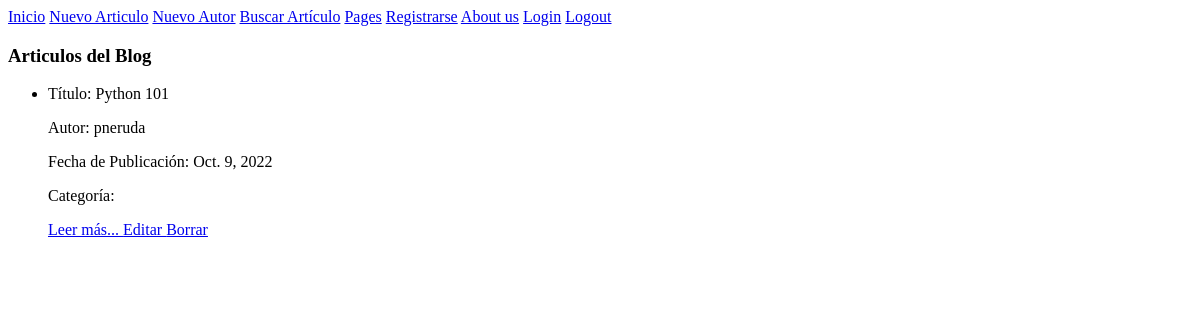
/blog/pages/, run on an earlier commit of the app's database.
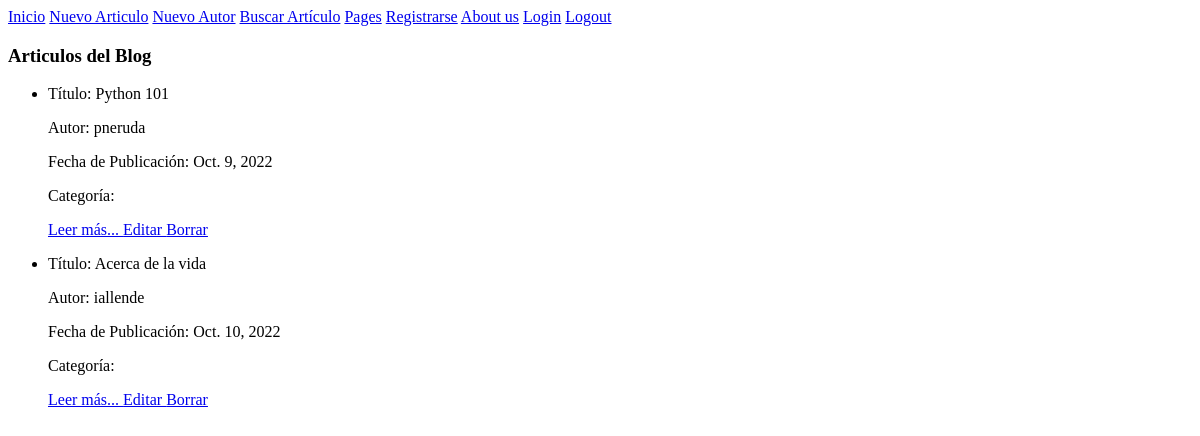
And on a later commit of the database.
### Blog/models.py (models this page shows, shortened)
class Articulos(models.Model):
    class Meta:
        verbose_name_plural = "Articulos"
    titulo = models.CharField(max_length=100)
    texto = models.CharField(max_length=1000)
    articulo_nro = models.IntegerField()
    username_autor = models.CharField(max_length=100)
    fecha_de_publicacion = models.DateField(null=True)

### Blog/views.py (the view)
# urls.py: path("pages/", ArticulosList.as_view(), name="ArticulosList"),
class ArticulosList(ListView):
    model = Articulos
    template_name = "blog/pages.html"

### Blog/templates/Blog/pages.html
{% extends "Blog/padre.html" %}
{% block contenido_que_cambia %}
<h3>Articulos del Blog</h3>
<ul>
    {% for articulo in object_list %}
    <li>
        <p> Título: {{articulo.titulo}}</p>
        <p> Autor: {{articulo.username_autor}}</p>
        <p> Fecha de Publicación: {{articulo.fecha_de_publicacion}}</p>
        <p> Categoría: {{articulo.sections}}</p>
        <a href="{% url 'ArticuloDetail' articulo.id %}"> Leer más... </a>
        <a href="{% url 'ArticuloUpdate' articulo.id %}"> Editar </a>
        <a href="{% url 'ArticuloDelete' articulo.id %}"> Borrar </a>
    </li>
    {% endfor %}
</ul>
{% endblock %}

What changed in the data, as far as the page shows it:
added Articulos: titulo "Acerca de la vida", username_autor "iallende", fecha_de_publicacion "Oct. 10, 2022"
